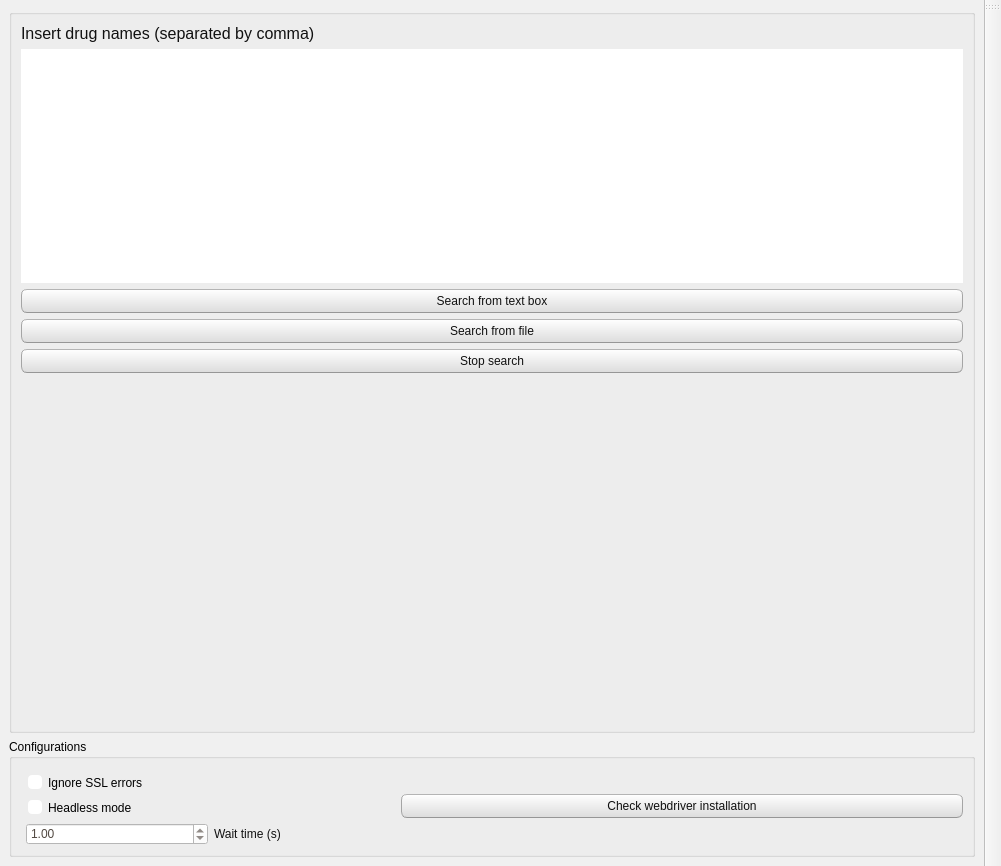
<?xml version="1.0" encoding="UTF-8"?>
<ui version="4.0">
 <class>MainWindow</class>
 <widget class="QMainWindow" name="MainWindow">
  <property name="geometry">
   <rect>
    <x>0</x>
    <y>0</y>
    <width>1001</width>
    <height>866</height>
   </rect>
  </property>
  <property name="minimumSize">
   <size>
    <width>800</width>
    <height>500</height>
   </size>
  </property>
  <property name="windowTitle">
   <string>EMAutoPilot v1.0</string>
  </property>
  <property name="styleSheet">
   <string notr="true">/*
Ubuntu Style Sheet for QT Applications
Author: Jaime A. Quiroga P.
Company: GTRONICK
Last updated: 01/10/2021 (dd/mm/yyyy), 15:18.
Available at: https://github.com/GTRONICK/QSS/blob/master/Ubuntu.qss
*/
QMainWindow {
	background-color:#f0f0f0;
}
QCheckBox {
	padding:2px;
}
QCheckBox:hover {
	border:1px solid rgb(255,150,60);
	border-radius:4px;
	padding: 1px;
	background-color:qlineargradient(spread:pad, x1:0.5, y1:1, x2:0.5, y2:0, stop:0 rgba(190, 90, 50, 50), stop:1 rgba(250, 130, 40, 50));
}
QCheckBox::indicator:checked {
	border:1px solid rgb(246, 134, 86);
	border-radius:4px;
  	background-color:rgb(246, 134, 86)
}
QCheckBox::indicator:unchecked {
	border-width:1px solid rgb(246, 134, 86);
	border-radius:4px;
  	background-color:rgb(255,255,255);
}
QColorDialog {
	background-color:#f0f0f0;
}
QComboBox {
	color:rgb(81,72,65);
	background: #ffffff;
}
QComboBox:editable {
	selection-color:rgb(81,72,65);
	selection-background-color: #ffffff;
}
QComboBox QAbstractItemView {
	selection-color: #ffffff;
	selection-background-color: rgb(246, 134, 86);
}
QComboBox:!editable:on, QComboBox::drop-down:editable:on {
	color:  #1e1d23;	
}
QDateTimeEdit, QDateEdit, QDoubleSpinBox, QFontComboBox {
	color:rgb(81,72,65);
	background-color: #ffffff;
}

QDialog {
	background-color:#f0f0f0;
}

QLabel,QLineEdit {
	color:rgb(17,17,17);
}
QLineEdit {
	background-color:rgb(255,255,255);
	selection-background-color:rgb(236,116,64);
}
QMenuBar {
	color:rgb(223,219,210);
	background-color:rgb(65,64,59);
}
QMenuBar::item {
	padding-top:4px;
	padding-left:4px;
	padding-right:4px;
	color:rgb(223,219,210);
	background-color:rgb(65,64,59);
}
QMenuBar::item:selected {
	color:rgb(255,255,255);
	padding-top:2px;
	padding-left:2px;
	padding-right:2px;
	border-top-width:2px;
	border-left-width:2px;
	border-right-width:2px;
	border-top-right-radius:4px;
	border-top-left-radius:4px;
	border-style:solid;
	background-color:rgb(65,64,59);
	border-top-color: rgb(47,47,44);
	border-right-color: qlineargradient(spread:pad, x1:0, y1:1, x2:1, y2:0, stop:0 rgba(90, 87, 78, 255), stop:1 rgba(47,47,44, 255));
	border-left-color:  qlineargradient(spread:pad, x1:1, y1:0, x2:0, y2:0, stop:0 rgba(90, 87, 78, 255), stop:1 rgba(47,47,44, 255));
}
QMenu {
	color:rgb(223,219,210);
	background-color:rgb(65,64,59);
}
QMenu::item {
	color:rgb(223,219,210);
	padding:4px 10px 4px 20px;
}
QMenu::item:selected {
	color:rgb(255,255,255);
	background-color: qlineargradient(spread:pad, x1:0.5, y1:1, x2:0.5, y2:0, stop:0 rgba(225, 108, 54, 255), stop:1 rgba(246, 134, 86, 255));
	border-style:solid;
	border-width:3px;
	padding:4px 7px 4px 17px;
	border-bottom-color:qlineargradient(spread:pad, x1:0.5, y1:1, x2:0.5, y2:0, stop:0 rgba(175,85,48,255), stop:1 rgba(236,114,67, 255));
	border-top-color:qlineargradient(spread:pad, x1:0.5, y1:1, x2:0.5, y2:0, stop:0 rgba(253,156,113,255), stop:1 rgba(205,90,46, 255));
	border-right-color:qlineargradient(spread:pad, x1:0, y1:0.5, x2:1, y2:0.5, stop:0 rgba(253,156,113,255), stop:1 rgba(205,90,46, 255));
	border-left-color:qlineargradient(spread:pad, x1:1, y1:0.5, x2:0, y2:0.5, stop:0 rgba(253,156,113,255), stop:1 rgba(205,90,46, 255));
}
QPlainTextEdit {
	border: 1px solid transparent;
	color:rgb(17,17,17);
	selection-background-color:rgb(236,116,64);
    background-color: #FFFFFF;
}
QProgressBar {
	text-align: center;
	color: rgb(0, 0, 0);
	border: 1px inset rgb(150,150,150); 
	border-radius: 10px;
	background-color:rgb(221,221,219);
}
QProgressBar::chunk:horizontal {
	background-color: qlineargradient(spread:pad, x1:0.5, y1:1, x2:0.5, y2:0, stop:0 rgba(225, 108, 54, 255), stop:1 rgba(246, 134, 86, 255));
	border:1px solid;
	border-radius:8px;
	border-bottom-color:qlineargradient(spread:pad, x1:0.5, y1:1, x2:0.5, y2:0, stop:0 rgba(175,85,48,255), stop:1 rgba(236,114,67, 255));
	border-top-color:qlineargradient(spread:pad, x1:0.5, y1:1, x2:0.5, y2:0, stop:0 rgba(253,156,113,255), stop:1 rgba(205,90,46, 255));
	border-right-color:qlineargradient(spread:pad, x1:0, y1:0.5, x2:1, y2:0.5, stop:0 rgba(253,156,113,255), stop:1 rgba(205,90,46, 255));
	border-left-color:qlineargradient(spread:pad, x1:1, y1:0.5, x2:0, y2:0.5, stop:0 rgba(253,156,113,255), stop:1 rgba(205,90,46, 255));
}
QPushButton{
	color:rgb(17,17,17);
	border-width: 1px;
	border-radius: 6px;
	border-bottom-color: rgb(150,150,150);
	border-right-color: rgb(165,165,165);
	border-left-color: rgb(165,165,165);
	border-top-color: rgb(180,180,180);
	border-style: solid;
	padding: 4px;
	background-color: qlineargradient(spread:pad, x1:0.5, y1:1, x2:0.5, y2:0, stop:0 rgba(220, 220, 220, 255), stop:1 rgba(255, 255, 255, 255));
}
QPushButton:hover{
	color:rgb(17,17,17);
	border-width: 1px;
	border-radius:6px;
	border-top-color: rgb(255,150,60);
	border-right-color: qlineargradient(spread:pad, x1:0, y1:1, x2:1, y2:0, stop:0 rgba(200, 70, 20, 255), stop:1 rgba(255,150,60, 255));
	border-left-color:  qlineargradient(spread:pad, x1:1, y1:0, x2:0, y2:0, stop:0 rgba(200, 70, 20, 255), stop:1 rgba(255,150,60, 255));
	border-bottom-color: rgb(200,70,20);
	border-style: solid;
	padding: 2px;
	background-color: qlineargradient(spread:pad, x1:0.5, y1:1, x2:0.5, y2:0, stop:0 rgba(220, 220, 220, 255), stop:1 rgba(255, 255, 255, 255));
}
QPushButton:default{
	color:rgb(17,17,17);
	border-width: 1px;
	border-radius:6px;
	border-top-color: rgb(255,150,60);
	border-right-color: qlineargradient(spread:pad, x1:0, y1:1, x2:1, y2:0, stop:0 rgba(200, 70, 20, 255), stop:1 rgba(255,150,60, 255));
	border-left-color:  qlineargradient(spread:pad, x1:1, y1:0, x2:0, y2:0, stop:0 rgba(200, 70, 20, 255), stop:1 rgba(255,150,60, 255));
	border-bottom-color: rgb(200,70,20);
	border-style: solid;
	padding: 2px;
	background-color: qlineargradient(spread:pad, x1:0.5, y1:1, x2:0.5, y2:0, stop:0 rgba(220, 220, 220, 255), stop:1 rgba(255, 255, 255, 255));
}
QPushButton:pressed{
	color:rgb(17,17,17);
	border-width: 1px;
	border-radius: 6px;
	border-width: 1px;
	border-top-color: rgba(255,150,60,200);
	border-right-color: qlineargradient(spread:pad, x1:0, y1:1, x2:1, y2:0, stop:0 rgba(200, 70, 20, 255), stop:1 rgba(255,150,60, 200));
	border-left-color:  qlineargradient(spread:pad, x1:1, y1:0, x2:0, y2:0, stop:0 rgba(200, 70, 20, 255), stop:1 rgba(255,150,60, 200));
	border-bottom-color: rgba(200,70,20,200);
	border-style: solid;
	padding: 2px;
	background-color: qlineargradient(spread:pad, x1:0.5, y1:0, x2:0.5, y2:1, stop:0 rgba(220, 220, 220, 255), stop:1 rgba(255, 255, 255, 255));
}
QPushButton:disabled{
	color:rgb(174,167,159);
	border-width: 1px;
	border-radius: 6px;
	background-color: qlineargradient(spread:pad, x1:0.5, y1:1, x2:0.5, y2:0, stop:0 rgba(200, 200, 200, 255), stop:1 rgba(230, 230, 230, 255));
}
QRadioButton {
	padding: 1px;
}
QRadioButton::indicator:checked {
	height: 10px;
	width: 10px;
	border-style:solid;
	border-radius:5px;
	border-width: 1px;
	border-color: rgba(246, 134, 86, 255);
	color: #a9b7c6;
	background-color:rgba(246, 134, 86, 255);
}
QRadioButton::indicator:!checked {
	height: 10px;
	width: 10px;
	border-style:solid;
	border-radius:5px;
	border-width: 1px;
	border-color: rgb(246, 134, 86);
	color: #a9b7c6;
	background-color: transparent;
}
QScrollArea {
	color: white;
	background-color:#f0f0f0;
}
QSlider::groove {
	border-style: solid;
	border-width: 1px;
	border-color: rgb(207,207,207);
}
QSlider::groove:horizontal {
	height: 5px;
	background: rgb(246, 134, 86);
}
QSlider::groove:vertical {
	width: 5px;
	background: rgb(246, 134, 86);
}
QSlider::handle:horizontal {
	background: rgb(253,253,253);
	border-style: solid;
	border-width: 1px;
	border-color: rgb(207,207,207);
	width: 12px;
	margin: -5px 0;
	border-radius: 7px;
}
QSlider::handle:vertical {
	background: rgb(253,253,253);
	border-style: solid;
	border-width: 1px;
	border-color: rgb(207,207,207);
	height: 12px;
	margin: 0 -5px;
	border-radius: 7px;
}
QSlider::add-page:horizontal, QSlider::add-page:vertical {
 	background: white;
}
QSlider::sub-page:horizontal, QSlider::sub-page:vertical {
	background: rgb(246, 134, 86);
}
QStatusBar, QSpinBox {
	color:rgb(81,72,65);
}
QSpinBox {
	background-color: #ffffff;
}
QScrollBar:horizontal {
	max-height: 20px;
	border: 1px transparent;
	margin: 0px 20px 0px 20px;
}
QScrollBar::handle:horizontal {
	background: rgb(253,253,253);
	border: 1px solid rgb(207,207,207);
	border-radius: 7px;
	min-width: 25px;
}
QScrollBar::handle:horizontal:hover {
	background: rgb(253,253,253);
	border: 1px solid rgb(255,150,60);
	border-radius: 7px;
	min-width: 25px;
}
QScrollBar::add-line:horizontal {
  	border: 1px solid rgb(207,207,207);
  	border-top-right-radius: 7px;
  	border-top-left-radius: 7px;
  	border-bottom-right-radius: 7px;
  	background: rgb(255, 255, 255);
  	width: 20px;
  	subcontrol-position: right;
  	subcontrol-origin: margin;
}
QScrollBar::add-line:horizontal:hover {
  	border: 1px solid rgb(255,150,60);
  	border-top-right-radius: 7px;
  	border-top-left-radius: 7px;
  	border-bottom-right-radius: 7px;
  	background: rgb(255, 255, 255);
  	width: 20px;
  	subcontrol-position: right;
  	subcontrol-origin: margin;
}
QScrollBar::add-line:horizontal:pressed {
  	border: 1px solid grey;
  	border-top-left-radius: 7px;
  	border-top-right-radius: 7px;
  	border-bottom-right-radius: 7px;
  	background: rgb(231,231,231);
  	width: 20px;
  	subcontrol-position: right;
  	subcontrol-origin: margin;
}
QScrollBar::sub-line:horizontal {
  	border: 1px solid rgb(207,207,207);
  	border-top-right-radius: 7px;
  	border-top-left-radius: 7px;
  	border-bottom-left-radius: 7px;
  	background: rgb(255, 255, 255);
  	width: 20px;
  	subcontrol-position: left;
  	subcontrol-origin: margin;
}
QScrollBar::sub-line:horizontal:hover {
  	border: 1px solid rgb(255,150,60);
  	border-top-right-radius: 7px;
  	border-top-left-radius: 7px;
  	border-bottom-left-radius: 7px;
  	background: rgb(255, 255, 255);
  	width: 20px;
  	subcontrol-position: left;
  	subcontrol-origin: margin;
}
QScrollBar::sub-line:horizontal:pressed {
  	border: 1px solid grey;
  	border-top-right-radius: 7px;
  	border-top-left-radius: 7px;
  	border-bottom-left-radius: 7px;
  	background: rgb(231,231,231);
  	width: 20px;
  	subcontrol-position: left;
  	subcontrol-origin: margin;
}
QScrollBar::left-arrow:horizontal {
  	border: 1px transparent grey;
  	border-top-left-radius: 3px;
  	border-bottom-left-radius: 3px;
  	width: 6px;
  	height: 6px;
  	background: rgb(230,230,230);
}
QScrollBar::right-arrow:horizontal {
	border: 1px transparent grey;
	border-top-right-radius: 3px;
	border-bottom-right-radius: 3px;
  	width: 6px;
  	height: 6px;
 	background: rgb(230,230,230);
}
QScrollBar::add-page:horizontal, QScrollBar::sub-page:horizontal {
 	background: none;
} 
QScrollBar:vertical {
	max-width: 20px;
	border: 1px transparent grey;
	margin: 20px 0px 20px 0px;
}
QScrollBar::add-line:vertical {
	border: 1px solid;
	border-color: rgb(207,207,207);
	border-bottom-right-radius: 7px;
	border-bottom-left-radius: 7px;
	border-top-left-radius: 7px;
	background: rgb(255, 255, 255);
  	height: 20px;
  	subcontrol-position: bottom;
  	subcontrol-origin: margin;
}
QScrollBar::add-line:vertical:hover {
  	border: 1px solid;
  	border-color: rgb(255,150,60);
  	border-bottom-right-radius: 7px;
  	border-bottom-left-radius: 7px;
  	border-top-left-radius: 7px;
  	background: rgb(255, 255, 255);
  	height: 20px;
  	subcontrol-position: bottom;
  	subcontrol-origin: margin;
}
QScrollBar::add-line:vertical:pressed {
  	border: 1px solid grey;
  	border-bottom-left-radius: 7px;
  	border-bottom-right-radius: 7px;
  	border-top-left-radius: 7px;
  	background: rgb(231,231,231);
  	height: 20px;
  	subcontrol-position: bottom;
  	subcontrol-origin: margin;
}
QScrollBar::sub-line:vertical {
  	border: 1px solid rgb(207,207,207);
  	border-top-right-radius: 7px;
  	border-top-left-radius: 7px;
  	border-bottom-left-radius: 7px;
  	background: rgb(255, 255, 255);
  	height: 20px;
  	subcontrol-position: top;
  	subcontrol-origin: margin;
}
QScrollBar::sub-line:vertical:hover {
  	border: 1px solid rgb(255,150,60);
  	border-top-right-radius: 7px;
  	border-top-left-radius: 7px;
  	border-bottom-left-radius: 7px;
	background: rgb(255, 255, 255);
  	height: 20px;
  	subcontrol-position: top;
  	subcontrol-origin: margin;
}
QScrollBar::sub-line:vertical:pressed {
  	border: 1px solid grey;
  	border-top-left-radius: 7px;
  	border-top-right-radius: 7px;
  	background: rgb(231,231,231);
 	height: 20px;
  	subcontrol-position: top;
  	subcontrol-origin: margin;
}
QScrollBar::handle:vertical {
	background: rgb(253,253,253);
	border: 1px solid rgb(207,207,207);
	border-radius: 7px;
	min-height: 25px;
}
QScrollBar::handle:vertical:hover {
	background: rgb(253,253,253);
	border: 1px solid rgb(255,150,60);
	border-radius: 7px;
	min-height: 25px;
}
QScrollBar::up-arrow:vertical {
	border: 1px transparent grey;
  	border-top-left-radius: 3px;
	border-top-right-radius: 3px;
  	width: 6px;
  	height: 6px;
  	background: rgb(230,230,230);
}
QScrollBar::down-arrow:vertical {
  	border: 1px transparent grey;
  	border-bottom-left-radius: 3px;
  	border-bottom-right-radius: 3px;
  	width: 6px;
  	height: 6px;
  	background: rgb(230,230,230);
}
QScrollBar::add-page:vertical, QScrollBar::sub-page:vertical {
  	background: none;
}
QTabWidget {
	color:rgb(0,0,0);
	background-color:rgb(247,246,246);
}
QTabWidget::pane {
	border-color: rgb(180,180,180);
	background-color:rgb(247,246,246);
	border-style: solid;
	border-width: 1px;
  	border-radius: 6px;
}
QTabBar::tab {
	padding-left:4px;
	padding-right:4px;
	padding-bottom:2px;
	padding-top:2px;
	color:rgb(81,72,65);
  	background-color: qlineargradient(spread:pad, x1:0.5, y1:1, x2:0.5, y2:0, stop:0 rgba(221,218,217,255), stop:1 rgba(240,239,238,255));
	border-style: solid;
	border-width: 1px;
  	border-top-right-radius:4px;
	border-top-left-radius:4px;
	border-top-color: rgb(180,180,180);
	border-left-color: rgb(180,180,180);
	border-right-color: rgb(180,180,180);
	border-bottom-color: transparent;
}
QTabBar::tab:selected, QTabBar::tab:last:selected, QTabBar::tab:hover {
  	background-color:rgb(247,246,246);
  	margin-left: 0px;
  	margin-right: 1px;
}
QTabBar::tab:!selected {
	margin-top: 1px;
	margin-right: 1px;
}
QTextEdit {
	border-width: 1px;
	border-style: solid;
	border-color:transparent;
	color:rgb(17,17,17);
	selection-background-color:rgb(236,116,64);
}
QTimeEdit, QToolBox, QToolBox::tab, QToolBox::tab:selected {
	color:rgb(81,72,65);
	background-color: #ffffff;
}</string>
  </property>
  <widget class="QWidget" name="centralwidget">
   <property name="styleSheet">
    <string notr="true"/>
   </property>
   <layout class="QGridLayout" name="gridLayout">
    <item row="0" column="0">
     <widget class="QGroupBox" name="groupBoxDrugSearch">
      <property name="title">
       <string/>
      </property>
      <layout class="QVBoxLayout" name="verticalLayout_10">
       <item>
        <layout class="QVBoxLayout" name="verticalLayout">
         <item>
          <widget class="QLabel" name="inputLabel">
           <property name="text">
            <string>&lt;html&gt;&lt;head/&gt;&lt;body&gt;&lt;p&gt;&lt;span style=&quot; font-size:12pt;&quot;&gt;Insert drug names (separated by comma)&lt;/span&gt;&lt;/p&gt;&lt;/body&gt;&lt;/html&gt;</string>
           </property>
          </widget>
         </item>
         <item>
          <widget class="QPlainTextEdit" name="drugInputs"/>
         </item>
         <item>
          <widget class="QPushButton" name="searchFromBox">
           <property name="text">
            <string>Search from text box</string>
           </property>
          </widget>
         </item>
         <item>
          <widget class="QPushButton" name="searchFromFile">
           <property name="text">
            <string>Search from file</string>
           </property>
          </widget>
         </item>
         <item>
          <widget class="QPushButton" name="stopSearch">
           <property name="toolTip">
            <string>&lt;html&gt;&lt;head/&gt;&lt;body&gt;&lt;p&gt;Click to stop search as soon as possible&lt;/p&gt;&lt;/body&gt;&lt;/html&gt;</string>
           </property>
           <property name="text">
            <string>Stop search</string>
           </property>
          </widget>
         </item>
        </layout>
       </item>
       <item>
        <spacer name="verticalSpacer">
         <property name="orientation">
          <enum>Qt::Orientation::Vertical</enum>
         </property>
         <property name="sizeHint" stdset="0">
          <size>
           <width>20</width>
           <height>40</height>
          </size>
         </property>
        </spacer>
       </item>
      </layout>
     </widget>
    </item>
    <item row="1" column="0">
     <widget class="QGroupBox" name="groupBoxConfigurations">
      <property name="title">
       <string>Configurations</string>
      </property>
      <layout class="QHBoxLayout" name="horizontalLayout">
       <item>
        <layout class="QHBoxLayout" name="horizontalLayout_2" stretch="2,3">
         <item>
          <layout class="QVBoxLayout" name="verticalLayout_3">
           <item>
            <layout class="QVBoxLayout" name="verticalLayout_2">
             <property name="leftMargin">
              <number>5</number>
             </property>
             <property name="topMargin">
              <number>5</number>
             </property>
             <item>
              <widget class="QCheckBox" name="IgnoreSSL">
               <property name="toolTip">
                <string>&lt;html&gt;&lt;head/&gt;&lt;body&gt;&lt;p&gt;Ignore SSL error during webdriver execution&lt;/p&gt;&lt;/body&gt;&lt;/html&gt;</string>
               </property>
               <property name="text">
                <string>Ignore SSL errors</string>
               </property>
              </widget>
             </item>
             <item>
              <widget class="QCheckBox" name="headless">
               <property name="toolTip">
                <string>&lt;html&gt;&lt;head/&gt;&lt;body&gt;&lt;p&gt;Run the webdriver in headless mode (no GUI)&lt;/p&gt;&lt;/body&gt;&lt;/html&gt;</string>
               </property>
               <property name="text">
                <string>Headless mode</string>
               </property>
              </widget>
             </item>
             <item>
              <layout class="QHBoxLayout" name="WTLayout">
               <item>
                <widget class="QDoubleSpinBox" name="waitTime">
                 <property name="toolTip">
                  <string>&lt;html&gt;&lt;head/&gt;&lt;body&gt;&lt;p&gt;Max waiting time before considering action failed&lt;/p&gt;&lt;/body&gt;&lt;/html&gt;</string>
                 </property>
                 <property name="alignment">
                  <set>Qt::AlignmentFlag::AlignLeading|Qt::AlignmentFlag::AlignLeft|Qt::AlignmentFlag::AlignVCenter</set>
                 </property>
                 <property name="maximum">
                  <double>100.000000000000000</double>
                 </property>
                 <property name="singleStep">
                  <double>0.100000000000000</double>
                 </property>
                 <property name="value">
                  <double>1.000000000000000</double>
                 </property>
                </widget>
               </item>
               <item>
                <widget class="QLabel" name="waitTimeLabel">
                 <property name="text">
                  <string>Wait time (s)</string>
                 </property>
                 <property name="alignment">
                  <set>Qt::AlignmentFlag::AlignLeading|Qt::AlignmentFlag::AlignLeft|Qt::AlignmentFlag::AlignVCenter</set>
                 </property>
                </widget>
               </item>
              </layout>
             </item>
            </layout>
           </item>
          </layout>
         </item>
         <item>
          <layout class="QVBoxLayout" name="verticalLayout_4">
           <item>
            <widget class="QPushButton" name="checkDriver">
             <property name="text">
              <string>Check webdriver installation</string>
             </property>
            </widget>
           </item>
          </layout>
         </item>
        </layout>
       </item>
      </layout>
     </widget>
    </item>
   </layout>
  </widget>
  <widget class="QMenuBar" name="menubar">
   <property name="geometry">
    <rect>
     <x>0</x>
     <y>0</y>
     <width>1001</width>
     <height>26</height>
    </rect>
   </property>
  </widget>
  <widget class="QToolBar" name="toolBar">
   <property name="windowTitle">
    <string>toolBar</string>
   </property>
   <attribute name="toolBarArea">
    <enum>RightToolBarArea</enum>
   </attribute>
   <attribute name="toolBarBreak">
    <bool>false</bool>
   </attribute>
  </widget>
 </widget>
 <resources/>
 <connections/>
</ui>
